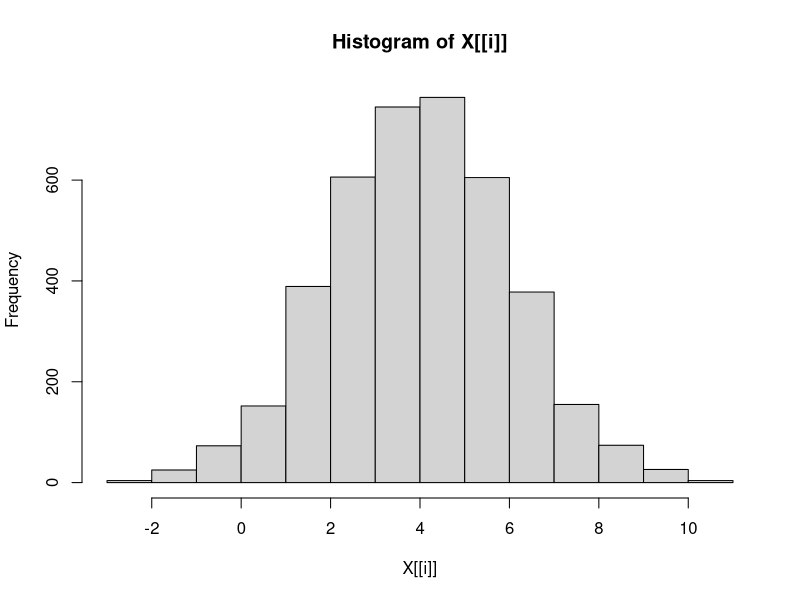
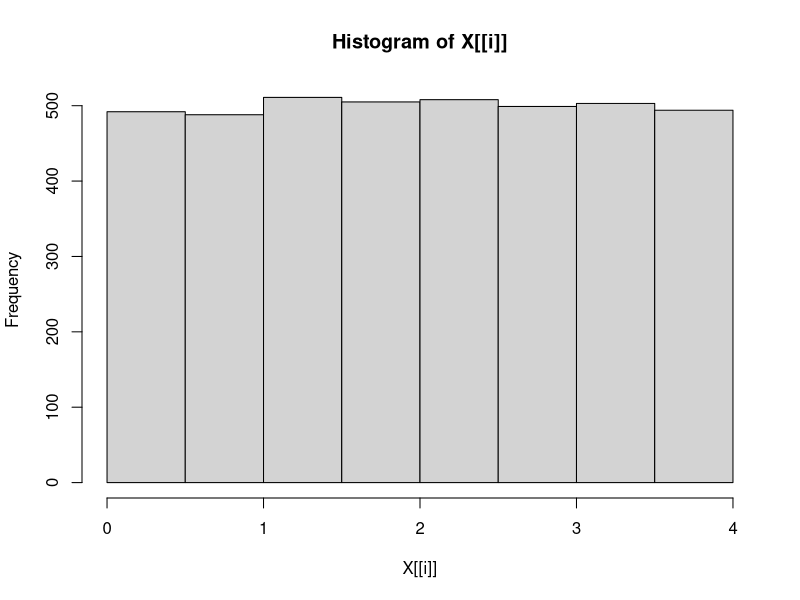
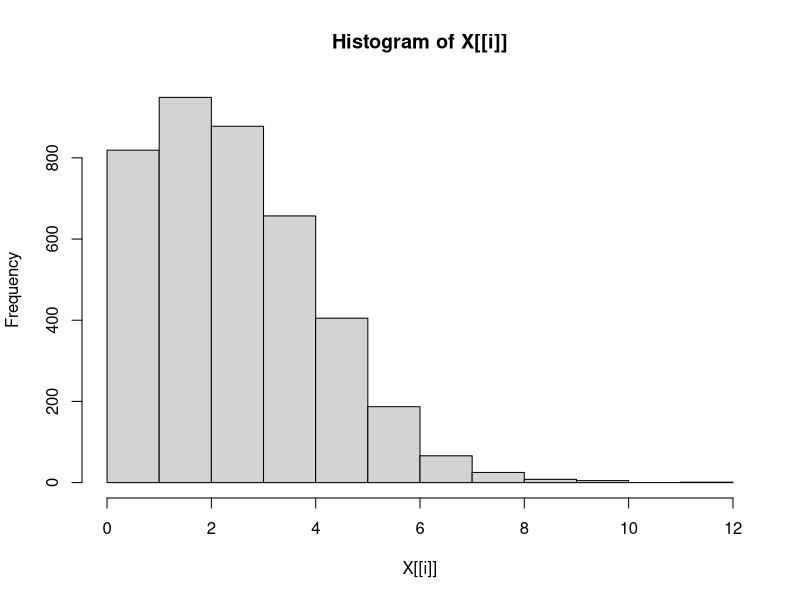
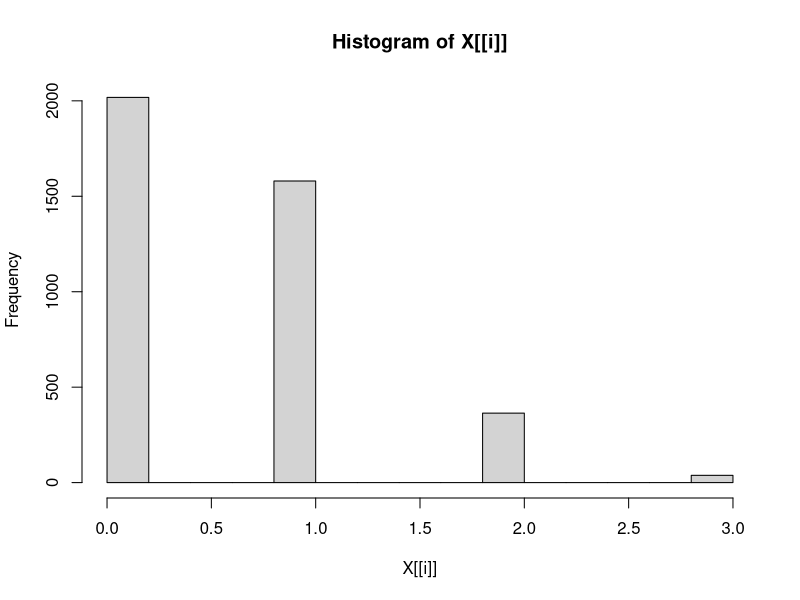
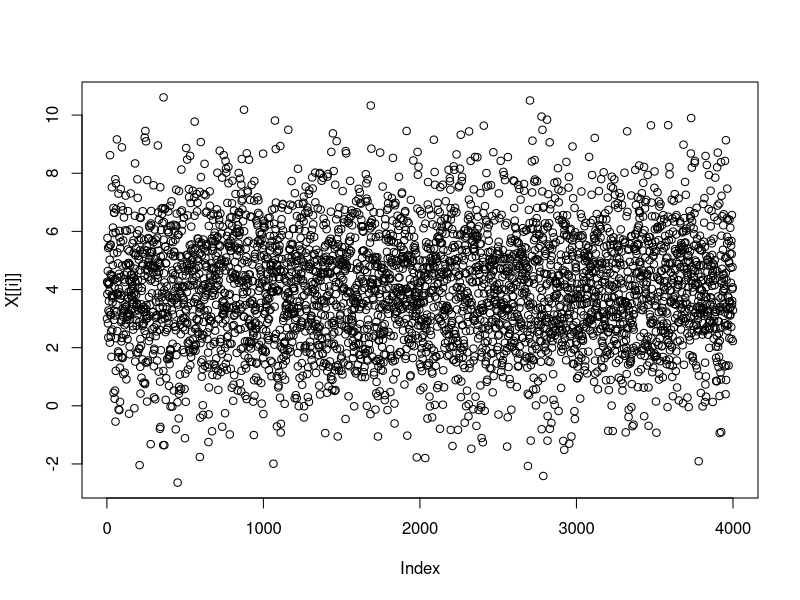
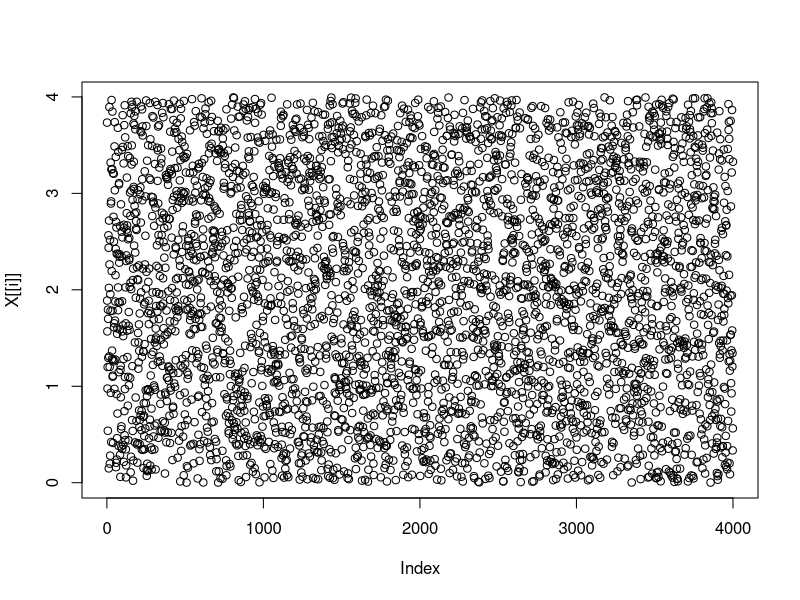
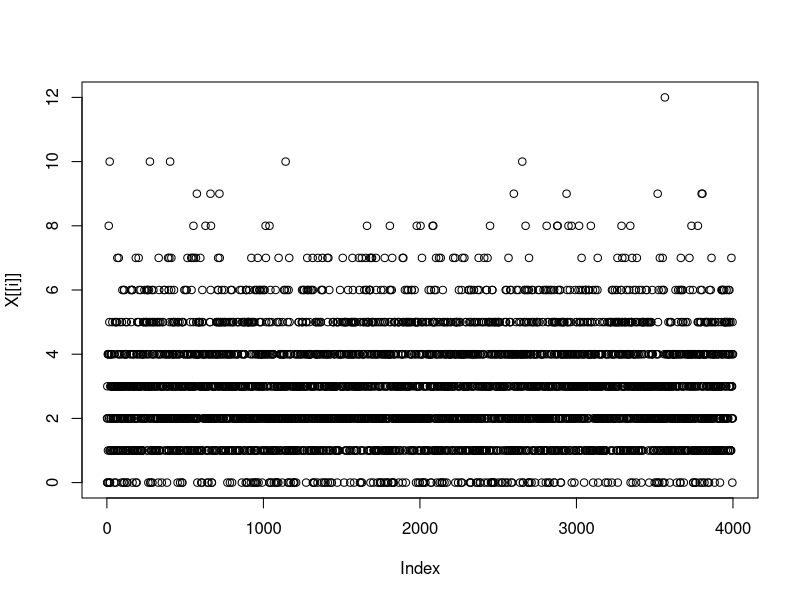
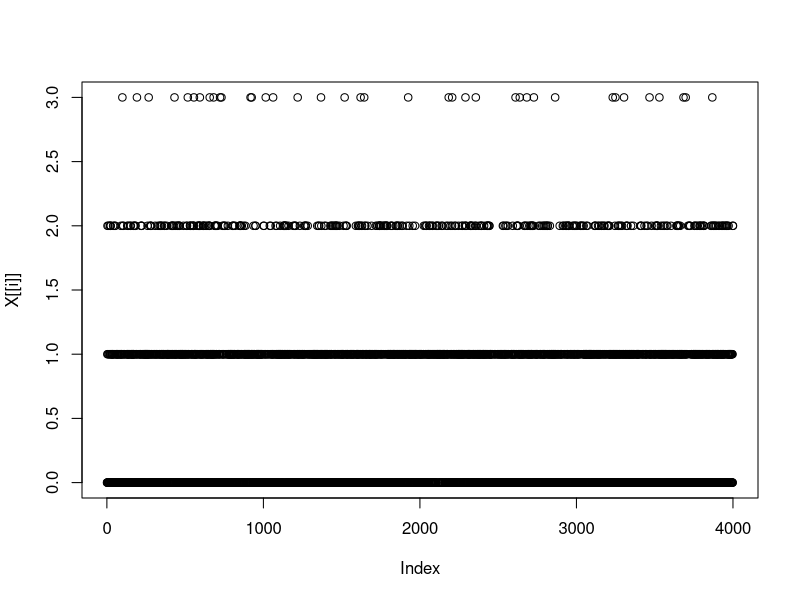

R code for these plots, in order:


dev.off() # reset options

set.seed(100) 

gdata = function(){
  l = list()
  l$x = rnorm(4000, mean = 4, sd = 2)
  l$x1 = runif(4000, min = 0, max = 4)
  l$x2 = rpois(4000, lambda = 3)
  l$x3 = rbinom(4000, size=3, prob = .2)
  return(l)
}

d = gdata()

# general stats
gstats = function(x){
  l = list()
  l$s = lapply(x, summary)
  l$r = lapply(x, range)
  l$m = lapply(x, mean)
  l$med = lapply(x, median)
  l$stdev = lapply(x, sd)
  l$t = lapply(x, t.test)
  l$h = lapply(x, hist)
  return(l)
}

# create a list of stats for each dataset
dstats = gstats(d)

# plot each dataset
lapply(d, plot)

# mean prob for each sample 
ssize = 500
i = 0
q = sample(d$x, ssize)
mean_list = mean(d$x)

while (i < 100){
  q = cbind(q, sample(d$x,ssize))
  mean_list = c(mean_list, mean(sample(d$x,ssize,replace=TRUE)))
  i = i + 1
}

m = summary(as.factor(round(mean_list, 1)))
m = m / sum(m)
barplot(m, ylim = c(0, max(m)+.15), 
        main="title",
        xlab="mean")



# Resources 
# https://www.investopedia.com/terms/c/central_limit_theorem.asp
# https://en.wikipedia.org/wiki/Central_limit_theorem
# https://www.britannica.com/science/central-limit-theorem
# https://byjus.com/jee/central-limit-theorem/